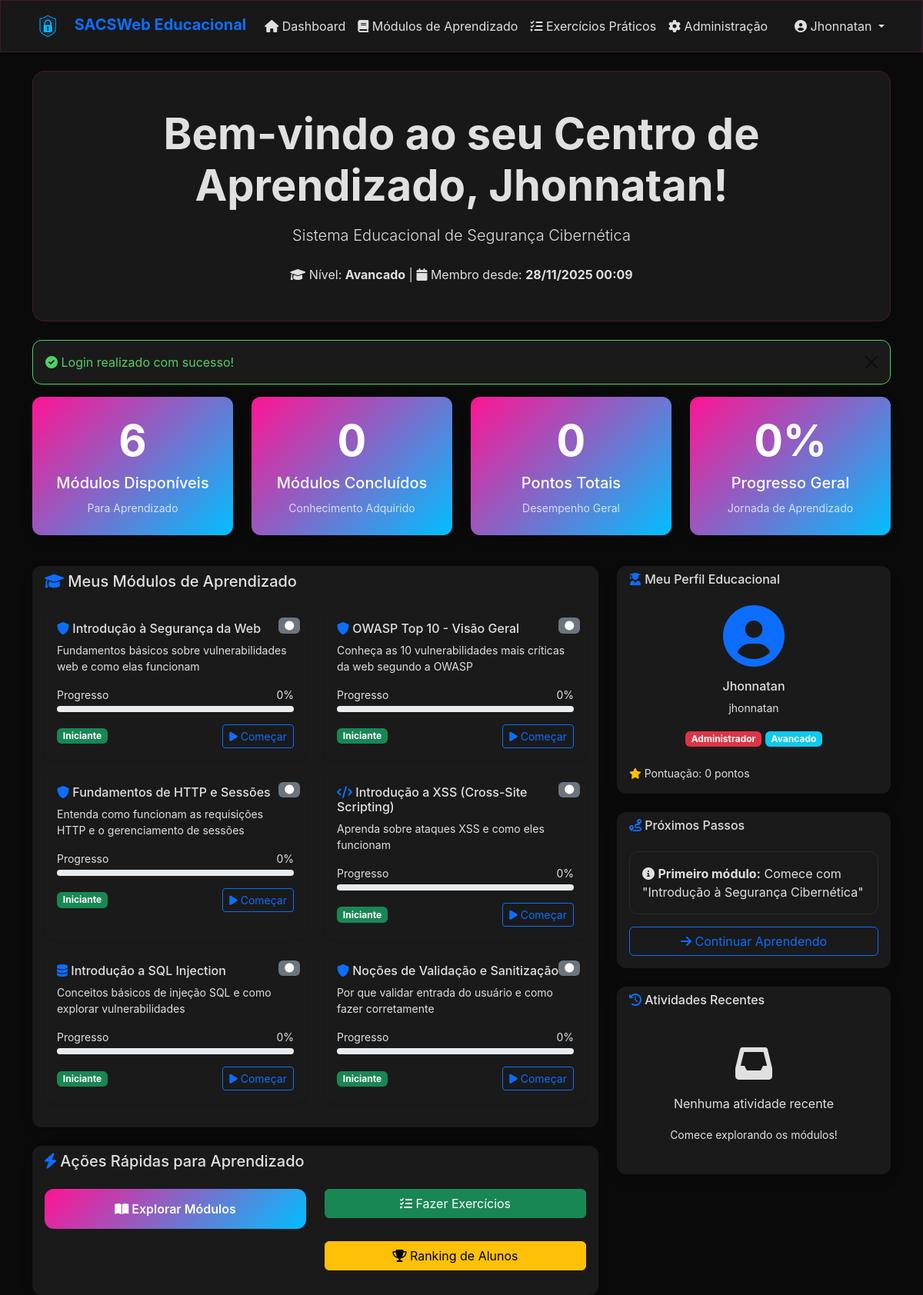
Screenshot of /website/dashboard.php (signed in) with the database file from the repository.
### tables this page shows
CREATE TABLE `usuarios` (
  `id` int(11) NOT NULL AUTO_INCREMENT,
  `nome` varchar(100) NOT NULL,
  `email` varchar(100) NOT NULL,
  `username` varchar(50) DEFAULT NULL COMMENT 'Nome de usuário único',
  `senha_hash` varchar(255) NOT NULL,
  `tipo_usuario` enum('admin','professor','aluno') NOT NULL DEFAULT 'aluno',
  `nivel_conhecimento` enum('iniciante','intermediario','avancado') DEFAULT 'iniciante',
  `foto_perfil` varchar(255) DEFAULT NULL COMMENT 'Caminho da foto de perfil do usuário',
  `data_cadastro` timestamp NOT NULL DEFAULT CURRENT_TIMESTAMP,
  `ultimo_acesso` timestamp NULL DEFAULT NULL,
  `ativo` tinyint(1) NOT NULL DEFAULT 1,
  PRIMARY KEY (`id`),
  UNIQUE KEY `uk_usuarios_email` (`email`),
  UNIQUE KEY `uk_usuarios_username` (`username`),
  KEY `idx_usuarios_username` (`username`)
);

CREATE TABLE `modulos` (
  `id` int(11) NOT NULL AUTO_INCREMENT,
  `titulo` varchar(200) NOT NULL,
  `descricao` text NOT NULL,
  `nivel` enum('iniciante','intermediario','avancado') NOT NULL DEFAULT 'iniciante',
  `tipo_ataque` varchar(100) NOT NULL,
  `conteudo_teorico` longtext NOT NULL,
  `exemplo_pratico` longtext,
  `demonstracao_codigo` longtext,
  `linguagem_codigo` varchar(50) DEFAULT 'php',
  `tempo_estimado` int(11) DEFAULT 30,
  `pontos_maximos` int(11) DEFAULT 100,
  `ordem` int(11) NOT NULL DEFAULT 0,
  `ativo` tinyint(1) NOT NULL DEFAULT 1,
  `data_criacao` timestamp NOT NULL DEFAULT CURRENT_TIMESTAMP,
  PRIMARY KEY (`id`),
  KEY `idx_modulos_ordem` (`ordem`),
  KEY `idx_modulos_ativo` (`ativo`)
);

### website/dashboard.php (the view, shortened to what the rows shown need)
<?php
require_once '../config/config.php';
$user = getCurrentUser();
try {
    $pdo = connectDatabase();
    $stmt = $pdo->prepare("
        SELECT m.*, pu.progresso, pu.pontos_obtidos, pu.tempo_gasto, pu.data_inicio
        FROM modulos m
        LEFT JOIN progresso_usuario pu ON m.id = pu.modulo_id AND pu.usuario_id = ?
        WHERE m.ativo = 1
        ORDER BY m.ordem ASC
    ");
    $stmt->execute([$user['id']]);
    $modulos = $stmt->fetchAll();
} catch (PDOException $e) {
    logMessage('Erro ao obter estatísticas do dashboard: ' . $e->getMessage(), 'error');
    $totalModulos = 0;
    $modulosConcluidos = 0;
    $pontuacaoTotal = 0;
    $modulos = [];
    $ultimasAtividades = [];
    $progressoGeral = 0;
}
?>
<!DOCTYPE html>
<html lang="pt-BR">
<head>
    <link href="https://cdn.jsdelivr.net/npm/bootstrap@5.3.7/dist/css/bootstrap.min.css" rel="stylesheet">
    <link href="https://cdnjs.cloudflare.com/ajax/libs/font-awesome/6.0.0/css/all.min.css" rel="stylesheet">
    <link href="<?= ASSETS_URL ?>/css/sacsweb-unified.css" rel="stylesheet">
</head>
<body class="page-dashboard">
    <nav class="navbar navbar-expand-lg bg-glass navbar-light shadow-sm">
    <div class="container">
      <div class="collapse navbar-collapse" id="navbarNav">
                    <?php if (isAdmin()): ?>
          <li class="nav-item">
                        <a class="nav-link" href="admin_modulos.php">
                            <i class="fas fa-cog"></i> Administração
                        </a>
          </li>
          <?php endif; ?>
        <div class="navbar-nav">
          <div class="nav-item dropdown">
            <a class="nav-link dropdown-toggle" href="#" role="button" data-bs-toggle="dropdown">
                            <i class="fas fa-user-circle"></i> <?= htmlspecialchars($user['nome']) ?>
            </a>
          </div>
        </div>
      </div>
    </div>
  </nav>
  <div class="container mt-4">
        <div class="bg-glass rounded-4 p-5 text-center mb-4">
            <h1 class="display-4 fw-bold mb-3">Bem-vindo ao seu Centro de Aprendizado, <?= htmlspecialchars($user['nome']) ?>!</h1>
            <p class="lead mb-4">Sistema Educacional de Segurança Cibernética</p>
            <div class="row justify-content-center">
                <div class="col-md-6">
                    <p class="mb-0">
                        <i class="fas fa-graduation-cap"></i>
                        Nível: <strong><?= ucfirst($user['nivel_conhecimento']) ?></strong> |
                        <i class="fas fa-calendar"></i>
                        Membro desde: <strong><?= formatarData($user['data_cadastro'] ?? date('Y-m-d H:i:s')) ?></strong>
                    </p>
                </div>
            </div>
    </div>
        <div class="row">
            <div class="col-lg-8">
                <div class="card bg-glass border-0 shadow mb-4">
                    <div class="card-body">
                        <?php if (!empty($modulos)): ?>
                            <div class="row">
                                <?php foreach ($modulos as $modulo): ?>
                                    <?php
                                    $progresso = 0;
                                    $status = 'not-started';
                                    $statusText = 'Não Iniciado';
                                    ?>
                                    <div class="col-md-6 mb-3">
                                        <div class="card module-card h-100 border-0 shadow-sm position-relative">
                                            <div class="position-absolute top-0 end-0 m-2">
                                                <span class="badge bg-<?= $status === 'completed' ? 'success' : ($status === 'in-progress' ? 'warning' : 'secondary') ?>" title="<?= $statusText ?>">
                                                    <i class="fas fa-<?= $status === 'completed' ? 'check' : ($status === 'in-progress' ? 'play' : 'circle') ?>"></i>
                                                </span>
                                            </div>
                                            <div class="card-body">
                                                <h6 class="card-title">
                                                    <i class="fas fa-<?= $modulo['tipo_ataque'] === 'SQL Injection' ? 'database' : ($modulo['tipo_ataque'] === 'XSS' ? 'code' : 'shield-alt') ?> text-primary"></i>
                                                    <?= htmlspecialchars($modulo['titulo']) ?>
                                                </h6>
                                                <p class="card-text small">
                                                    <?= htmlspecialchars($modulo['descricao']) ?>
                                                </p>
                                                <div class="mb-3">
                                                    <div class="d-flex justify-content-between align-items-center mb-1">
                                                        <small>Progresso</small>
                                                        <small><?= round($progresso) ?>%</small>
                                                    </div>
                                                    <div class="progress" style="height: 8px;">
          </div>
        </div>
                                                <div class="d-flex justify-content-between align-items-center">
                                                    <span class="badge bg-<?= $modulo['nivel'] === 'iniciante' ? 'success' : ($modulo['nivel'] === 'intermediario' ? 'warning' : 'danger') ?>">
                                                        <?= ucfirst($modulo['nivel']) ?>
                                                    </span>
                                                    <a href="modulo.php?id=<?= $modulo['id'] ?>" class="btn btn-sm btn-outline-primary">
                                                        <?php if ($status === 'completed'): ?>
                                                            <i class="fas fa-redo"></i> Revisar
                                                        <?php elseif ($status === 'in-progress'): ?>
                                                            <i class="fas fa-play"></i> Continuar
                                                        <?php else: ?>
                                                            <i class="fas fa-play"></i> Começar
                                                        <?php endif; ?>
                                                    </a>
                                                </div>
                  </div>
                  </div>
                </div>
              <?php endforeach; ?>
                            </div>
                        <?php endif; ?>
                </div>
              </div>
      </div>
      <div class="col-lg-4">
                <div class="card bg-glass border-0 shadow mb-4">
                    <div class="card-body text-center">
                        <div class="mb-3">
                            <i class="fas fa-user-circle fa-5x text-primary"></i>
            </div>
                        <h6><?= htmlspecialchars($user['nome']) ?></h6>
                        <p class="small"><?= htmlspecialchars($user['email']) ?></p>
                        <div class="mb-3">
                            <span class="badge bg-<?= $user['tipo_usuario'] === 'admin' ? 'danger' : 'primary' ?> mb-2">
                                <?= $user['tipo_usuario'] === 'admin' ? 'Administrador' : 'Aluno' ?>
                            </span>
                            <span class="badge bg-info">
                                <?= ucfirst($user['nivel_conhecimento']) ?>
                            </span>
            </div>
                        <div class="text-start small">
                            <p class="mb-0">
                            </p>
            </div>
          </div>
        </div>
      </div>
    </div>
  </div>
</body>
</html>

### rows the page displays
usuarios: nome "Jhonnatan", nivel_conhecimento "Avancado", email "jhonnatan"
modulos: titulo "Introdução à Segurança da Web", descricao "Fundamentos básicos sobre vulnerabilidades web e como elas funcionam", progresso "0", nivel "Iniciante"
modulos: titulo "OWASP Top 10 - Visão Geral", descricao "Conheça as 10 vulnerabilidades mais críticas da web segundo a OWASP", progresso "0", nivel "Iniciante"
modulos: titulo "Fundamentos de HTTP e Sessões", descricao "Entenda como funcionam as requisições HTTP e o gerenciamento de sessões", progresso "0", nivel "Iniciante"
modulos: titulo "Introdução a XSS (Cross-Site Scripting)", descricao "Aprenda sobre ataques XSS e como eles funcionam", progresso "0", nivel "Iniciante"
modulos: titulo "Introdução a SQL Injection", descricao "Conceitos básicos de injeção SQL e como explorar vulnerabilidades", progresso "0", nivel "Iniciante"
modulos: titulo "Noções de Validação e Sanitização", descricao "Por que validar entrada do usuário e como fazer corretamente", progresso "0", nivel "Iniciante"

### other values shown
$messages['success'] "Login realizado com sucesso!"
$totalModulos "6"
$modulosConcluidos "0"
$pontuacaoTotal "0"
$progressoGeral "0"
